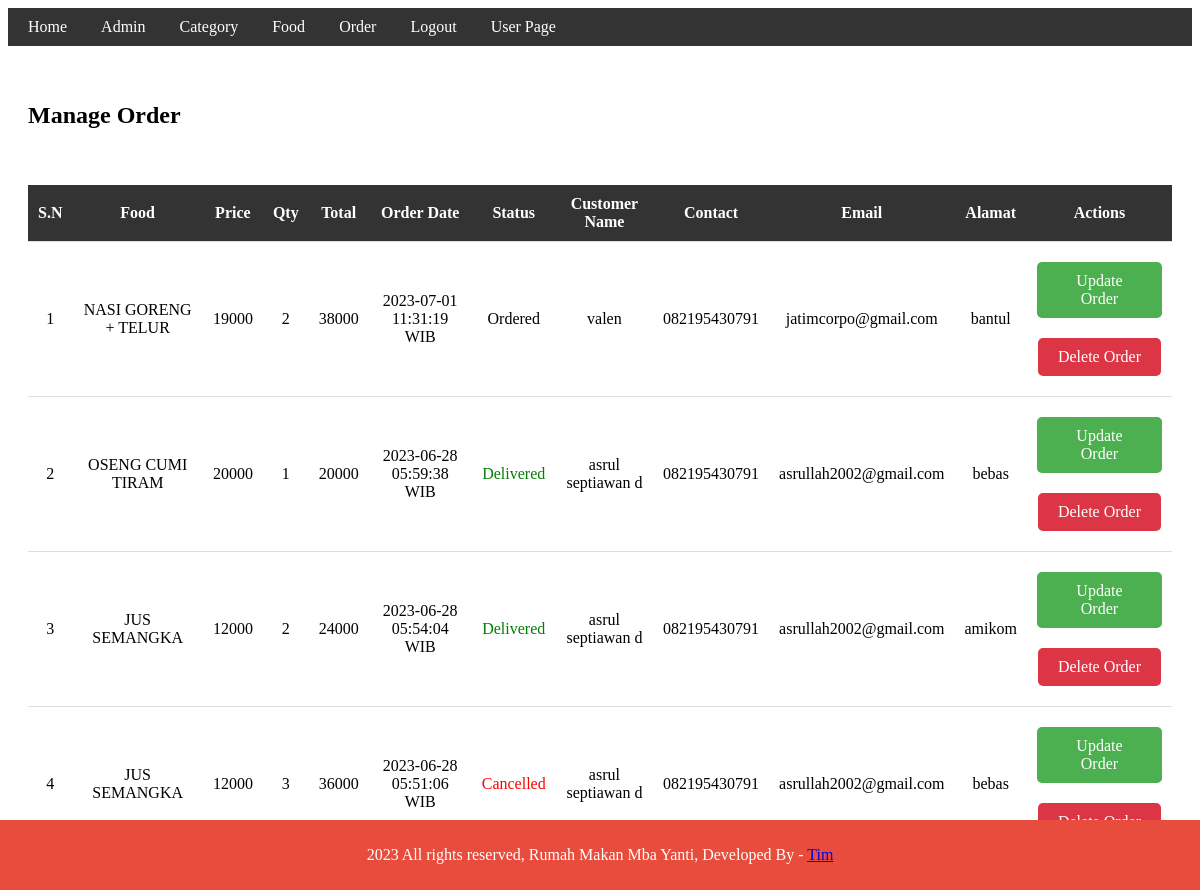
The app's page /admin/manage-order.php (signed in) with its own data.
### tables this page shows
CREATE TABLE `tbl_order` (
  `id` int(11) UNSIGNED NOT NULL,
  `food` varchar(150) NOT NULL,
  `price` decimal(10,0) NOT NULL,
  `qty` int(11) NOT NULL,
  `total` decimal(10,0) NOT NULL,
  `order_date` datetime NOT NULL,
  `status` varchar(50) NOT NULL,
  `customer_name` varchar(150) NOT NULL,
  `customer_contact` varchar(20) NOT NULL,
  `customer_email` varchar(150) NOT NULL,
  `customer_address` varchar(255) NOT NULL
);

### admin/manage-order.php (the view, shortened to what this page needs)
<?php include('partials/menu.php')?>
<link rel="stylesheet" href="../css/footer.css">
<link rel="stylesheet" href="../css/style3.css">
<div class="main-content">
    <div class="wrapper">
        <h1>Manage Order</h1>
        <br/>
        <br/>
        <table class="tbl-full">
            <tr>
                <th>S.N</th>
                <th>Food</th>
                <th>Price</th>
                <th>Qty</th>
                <th>Total</th>
                <th>Order Date</th>
                <th>Status</th>
                <th>Customer Name</th>
                <th>Contact</th>
                <th>Email</th>
                <th>Alamat</th>
                <th>Actions</th>
            </tr>
            <?php
            $sql = "SELECT * FROM tbl_order ORDER BY id DESC";
            $res = mysqli_query($conn, $sql);
            $count = mysqli_num_rows($res);
            $sn = 1;
            if ($count > 0) {
                while ($row = mysqli_fetch_assoc($res)) {
                    $id = $row['id'];
                    $food = $row['food'];
                    $price = $row['price'];
                    $qty = $row['qty'];
                    $total = $row['total'];
                    $order_date = $row['order_date'];
                    $status = $row['status'];
                    $customer_name = $row['customer_name'];
                    $customer_contact = $row['customer_contact'];
                    $customer_email = $row['customer_email'];
                    $customer_address = $row['customer_address'];
                    ?>
                    <tr>
                        <td><?php echo $sn++; ?></td>
                        <td><?php echo $food; ?></td>
                        <td><?php echo $price; ?></td>
                        <td><?php echo $qty; ?></td>
                        <td><?php echo $total; ?></td>
                        <td><?php echo date("Y-m-d H:i:s", strtotime($order_date . " GMT-3")); ?> WIB</td>
                        <td>
                            <?php
                            if ($status == "Ordered") {
                                echo "<label>$status</label>";
                            } elseif ($status == "On Delivery") {
                                echo "<label style='color: orange; '>$status</label>";
                            } elseif ($status == "Delivered") {
                                echo "<label style='color: green; '>$status</label>";
                            } elseif ($status == "Cancelled") {
                                echo "<label style='color: red; '>$status</label>";
                            }
                            ?>
                        </td>
                        <td><?php echo $customer_name; ?></td>
                        <td><?php echo $customer_contact; ?></td>
                        <td><?php echo $customer_email; ?></td>
                        <td><?php echo $customer_address; ?></td>
                        <td>
                            <a href="<?php echo SITEURL; ?>admin/update-order.php?id=<?php echo $id; ?>"
                               class="btn-secondary"> Update Order </a>
                            <a href="<?php echo SITEURL; ?>admin/delete-order.php?id=<?php echo $id; ?>"
                               class="btn-danger"> Delete Order </a>
                        </td>
                    </tr>
                    <?php
                }
            } else {
                echo "<tr>
            <td colspan='12' class='error'>Order not available</td>
            </tr>";
            }
            ?>
        </table>
    </div>
</div>
<?php include('partials/footer.php')?>

### css/admin.css (style rules this page uses)
.main-content { background-color: #f5f5f5; padding: 20px; margin-top: 20px; }
.tbl-full { width: 100%; border-collapse: collapse; }
.tbl-full th, .tbl-full td { padding: 10px; text-align: center; }
.tbl-full th { background-color: #333; color: #fff; }
.btn-secondary { background-color: #008cba; color: #fff; padding: 10px 20px; text-decoration: none; border-radius: 4px; }
.btn-danger { background-color: #f44336; color: #fff; padding: 10px 20px; text-decoration: none; border-radius: 4px; }

### css/style3.css (style rules this page uses)
h1 { font-size: 24px; margin-bottom: 20px; }
.btn-primary, .btn-secondary, .btn-danger { display: inline-block; padding: 10px 20px; margin: 10px 0; border-radius: 5px; color: #fff; text-decoration: none; background-color: #007bff; }
.btn-secondary { background-color: #4CAF50; }
.btn-danger { background-color: #dc3545; }
.tbl-full { width: 100%; border-collapse: collapse; }
.tbl-full th, .tbl-full td { padding: 10px; text-align: center; border-bottom: 1px solid #ddd; }
.wrapper { max-width: 1500px; margin: 0 auto; align-items: center; justify-content: center; flex-direction: column; }
.main-content { padding: 20px; background-color: #ffffff; }

### records on screen
tbl_order: food "NASI GORENG + TELUR", price "19000", qty "2", total "38000", order_date "2023-07-01 11:31:19", status "Ordered", customer_name "valen", customer_contact "082195430791", customer_email "jatimcorpo@gmail.com", customer_address "bantul"
tbl_order: food "OSENG CUMI TIRAM", price "20000", qty "1", total "20000", order_date "2023-06-28 05:59:38", status "Delivered", customer_name "asrul septiawan d", customer_contact "082195430791", customer_email "asrullah2002@gmail.com", customer_address "bebas"
tbl_order: food "JUS SEMANGKA", price "12000", qty "2", total "24000", order_date "2023-06-28 05:54:04", status "Delivered", customer_name "asrul septiawan d", customer_contact "082195430791", customer_email "asrullah2002@gmail.com", customer_address "amikom"
tbl_order: food "JUS SEMANGKA", price "12000", qty "3", total "36000", order_date "2023-06-28 05:51:06", status "Cancelled", customer_name "asrul septiawan d", customer_contact "082195430791", customer_email "asrullah2002@gmail.com", customer_address "bebas"
